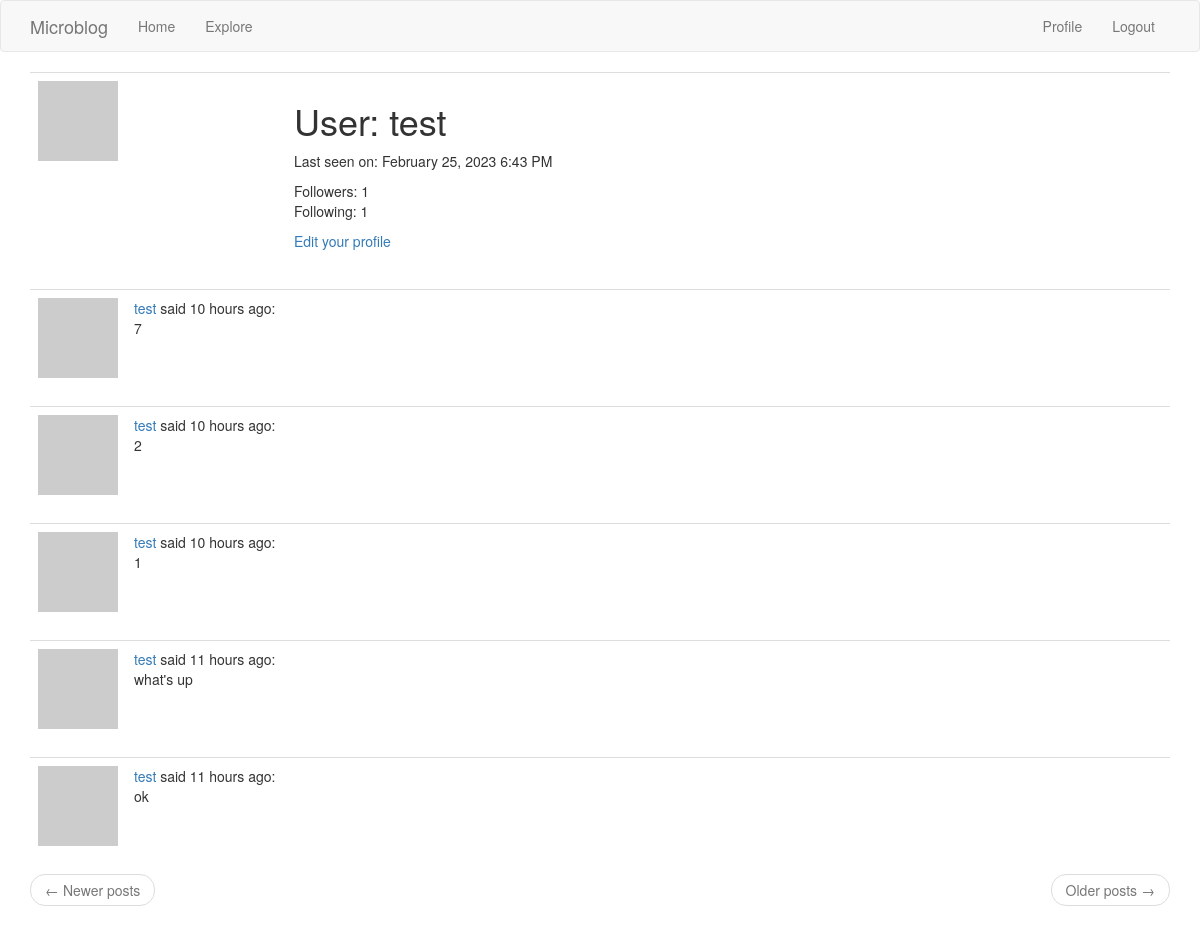
The page /user/test (signed in) on the database its author committed.
### app/models.py (models this page shows, shortened)
class User(UserMixin, db.Model):
    id = db.Column(db.Integer, primary_key=True)
    username = db.Column(db.String(64), index=True, unique=True)
    email = db.Column(db.String(120), index=True, unique=True)
    password_hash = db.Column(db.String(128))
    posts = db.relationship('Post', backref='author', lazy='dynamic')
    about_me = db.Column(db.String(140))
    last_seen = db.Column(db.DateTime, default=datetime.utcnow)
    followed = db.relationship(
        'User', secondary=followers,
        primaryjoin = (followers.c.follower_id == id),
        secondaryjoin = (followers.c.followed_id == id),
        backref = db.backref('followers', lazy='dynamic'), lazy='dynamic')
    @login.user_loader
    def load_user(id):
        return User.query.get(int(id))
    def avatar(self, size):
        digest = md5(self.email.lower().encode('utf-8')).hexdigest()
        return 'https://www.gravatar.com/avatar/{}?d=identicon&s={}'.format(digest, size)

class Post(db.Model):
    id = db.Column(db.Integer, primary_key=True)
    body = db.Column(db.String(140))
    timestamp = db.Column(db.DateTime, index=True, default=datetime.utcnow)
    user_id = db.Column(db.Integer, db.ForeignKey('user.id'))

### app/routes.py (the view)
@app.route('/user/<username>')
@login_required
def user(username):
    user = User.query.filter_by(username=username).first_or_404()
    posts = user.posts.order_by(Post.timestamp.desc())
    return render_template('user.html', user=user, posts=posts)

### app/routes.py (called while the page is built)
@app.before_request
def before_request():
    if current_user.is_authenticated:
        current_user.last_seen = datetime.utcnow()
        db.session.commit()

### app/templates/user.html (shortened to what this page needs)
{% extends "base.html" %}
{% block app_content %}
    <table class="table table-hover">
        <tr>
            <td width="256px"><img src="{{ user.avatar(256) }}"></td>
            <td>
                <h1>User: {{ user.username }}</h1>
                {% if user.last_seen %}
                    <p>Last seen on: {{ moment(user.last_seen).format('LLL') }}</p>
                {% endif %}
                    <p>Followers: {{ user.followers.count() }}<br>Following: {{ user.followed.count() }}</p>
                {% if user == current_user %}
                    <p><a href="{{ url_for('edit_profile') }}">Edit your profile</a></p>
                {% endif %}
            </td>
        </tr>
    </table>
    {% for post in posts %}
        {% include '_post.html' %}
    {% endfor %}
    <nav aria-label="...">
        <ul class="pager">
            <li class="previous{% if not prev_url %} disabled{% endif %}">
                <a href="{{ prev_url or '#' }}">
                    <span aria-hidden="true">&larr;</span> Newer posts
                </a>
            </li>
            <li class="next{% if not next_url %} disabled{% endif %}">
                <a href="{{ next_url or '#' }}">
                    Older posts <span aria-hidden="true">&rarr;</span>
                </a>
            </li>
        </ul>
    </nav>
{% endblock %}

### app/templates/_post.html
    <table class="table table-hover">
        <tr>
            <td width="70px">
                <a href="{{ url_for('user', username=post.author.username) }}">
                    <img src="{{ post.author.avatar(70) }}" />
                </a>
            </td>
            <td>
                <a href="{{ url_for('user', username=post.author.username) }}">
                    {{ post.author.username }}
                </a>
                said {{ moment(post.timestamp).fromNow() }}:
                <br>
                {{ post.body }}
            </td>
        </tr>
    </table>

### rows shown on the page
User: username "test", last_seen "February 25, 2023 6:43 PM"
Post: author.username "test", timestamp "10 hours ago", body "7"
Post: author.username "test", timestamp "10 hours ago", body "2"
Post: author.username "test", timestamp "10 hours ago", body "1"
Post: author.username "test", timestamp "11 hours ago", body "what's up"
Post: author.username "test", timestamp "11 hours ago", body "ok"

### other values the page prints
{{ user.followers.count() }} "1"
{{ user.followed.count() }} "1"
